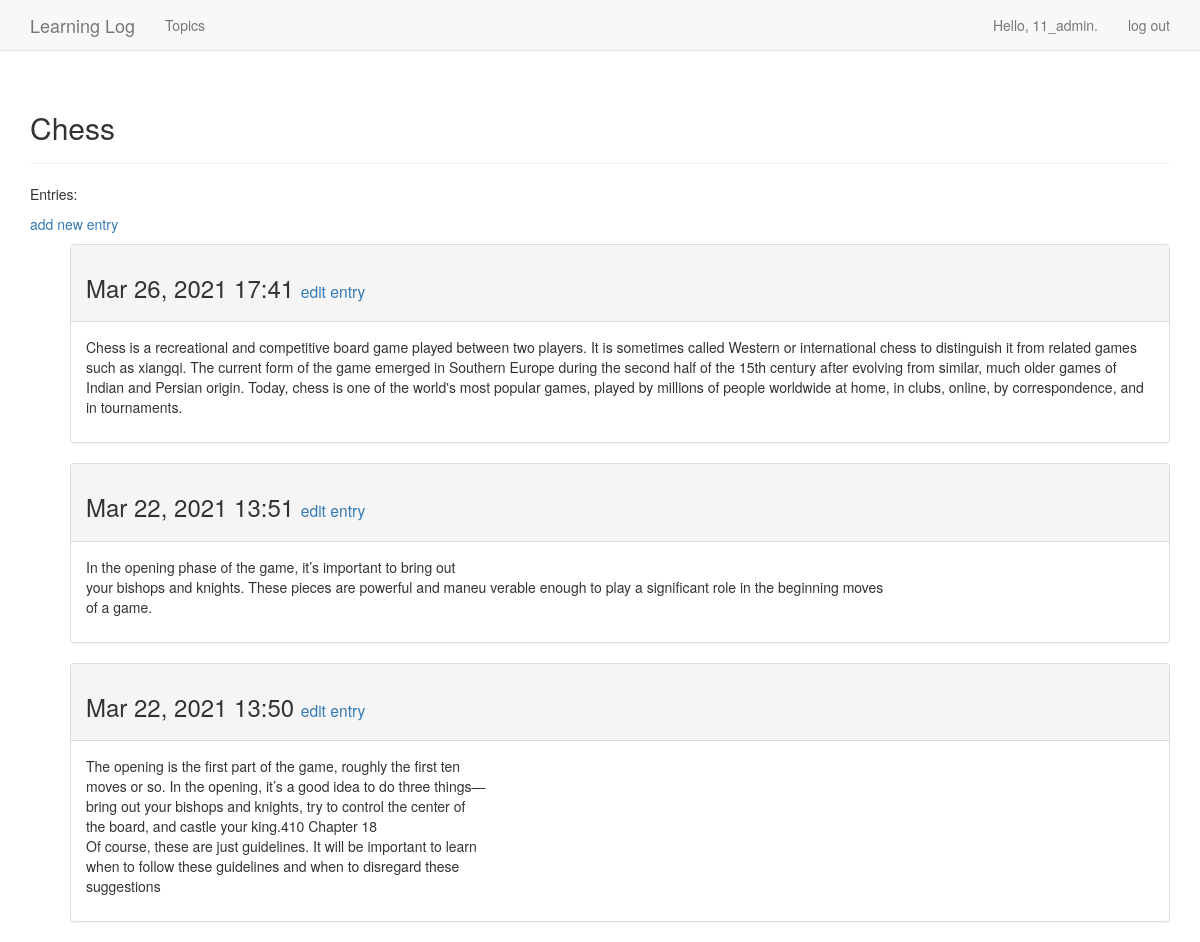
The page /topics/1/ (signed in) on the database its author committed.
### learning_logs/models.py (models this page shows, shortened)
class Topic(models.Model):
    text = models.CharField(max_length=200)
    date_added = models.DateTimeField(auto_now_add=True)
    owner = models.ForeignKey(User, on_delete = models.CASCADE)
    def __str__(self):
        return self.text

class Entry(models.Model):
    topic = models.ForeignKey(Topic, on_delete = models.CASCADE)
    text = models.TextField()
    date_added = models.DateTimeField(auto_now_add=True)
    class Meta:
        verbose_name_plural = 'entries'

### learning_logs/views.py (the view)
# urls.py: url(r'^topics/(?P<topic_id>\d+)/$', views.topic, name='topic'),
@login_required
def topic(request, topic_id):
    topic = get_object_or_404(Topic, id=topic_id)
    if topic.owner != request.user:
        raise Http404
    entries = topic.entry_set.order_by('-date_added')
    context = {'topic': topic, 'entries': entries}
    return render(request, 'learning_logs/topic.html', context)

### learning_logs/templates/learning_logs/topic.html
{% extends 'learning_logs/base.html' %}
{% block header %}
  <h2>{{ topic }}</h2>
{% endblock header %}
{% block content %}
  <p>Entries:</p>
  <p>
      <a href="{% url 'learning_logs:new_entry' topic.id %}">add new entry</a>
  </p>
  <ul>
  {% for entry in entries %}
    <div class="panel panel-default">
        <div class="panel-heading">
            <h3>
                {{ entry.date_added|date:'M d, Y H:i' }}
                <small>
                    <a href="{% url 'learning_logs:edit_entry' entry.id %}">edit entry</a>
                </small>
            </h3>
        </div>
        <div class="panel-body">
            {{ entry.text|linebreaks }}
        </div>
    </div>
  {% empty %}
        There are no entries for this topic yet.
  {% endfor %}
  </ul>
{% endblock content %}

### learning_logs/templates/learning_logs/base.html (shortened to what this page needs)
{% load bootstrap3 %}
<!DOCTYPE html>
<html lang="en">
  <head>
    <meat name="viewport" content="width=device-width, initial-scale=1">
    {% bootstrap_css %}
  </head>
  <body>
    <nav class="navbar navbar-default navbar-static-top">
      <div class="container">
        <div class="navbar-header">
          <a class="navbar-brand" href="{% url 'learning_logs:index' %}">
              Learning Log</a>
        </div>
        <div id="navbar" class="navbar-collapse collapse">
          <ul class="nav navbar-nav">
            <li><a href="{% url 'learning_logs:topics' %}">Topics</a></li>
          </ul>
          <ul class="nav navbar-nav navbar-right">
            {% if user.is_authenticated %}
              <li><a>Hello, {{ user.username }}.</a></li>
              <li><a href="{% url 'users:logout' %}">log out</a></li>
            {% else %}
              <li><a href="{% url 'users:register' %}">register</a></li>
              <li><a href="{% url 'users:login' %}">log in</a></li>
            {% endif %}
          </ul>
        </div>
      </div>
    </nav>
    <div class="container">
      <div class="page-header">
        {% block header %}{% endblock header %}
      </div>
      <div>
        {% block content %}{% endblock content %}
      </div>
    </div>
  </body>
</html>

### rows shown on the page
Topic: text "Chess"
Entry: date_added "Mar 26, 2021 17:41", text "Chess is a recreational and competitive board game played between two players. It is sometimes called Western or international chess to distinguish it from related games such as xiangqi. The current form of the game emerged in Southern Europe during the second half of the 15th century after evolving from similar, much older games of Indian and Persian origin. Today, chess is one of the world's most popular games, played by millions of people worldwide at home, in clubs, online, by correspondence, and in tournaments."
Entry: date_added "Mar 22, 2021 13:51", text "In the opening phase of the game, it’s important to bring out your bishops and knights. These pieces are powerful and maneu\u0002verable enough to play a significant role in the beginning moves of a game."
Entry: date_added "Mar 22, 2021 13:50", text "The opening is the first part of the game, roughly the first ten moves or so. In the opening, it’s a good idea to do three things— bring out your bishops and knights, try to control the center of the board, and castle your king.410 Chapter 18 Of course, these are just guidelines. It will be important to learn when to follow these guidelines and when to disregard these suggestions"

### other values the page prints
{{ user.username }} "11_admin"
